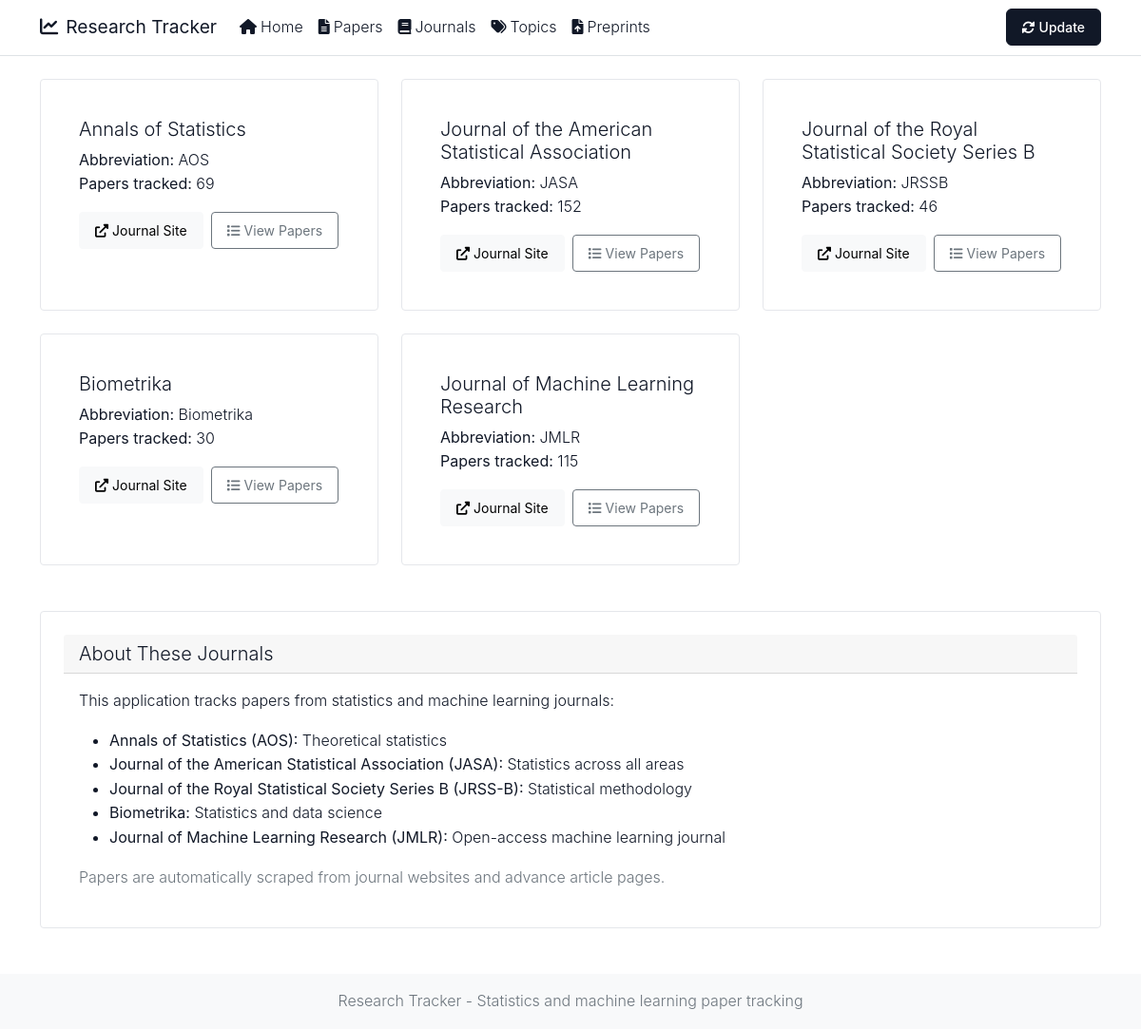
The page /journals on the database its author committed.
### app/models.py (models this page shows)
class Journal(Base):
    __tablename__ = 'journals'
    id = Column(Integer, primary_key=True, index=True)
    name = Column(String(100), unique=True, index=True)
    abbreviation = Column(String(20), unique=True)
    url = Column(String(500))
    papers_url = Column(String(500))
    papers = relationship("Paper", back_populates="journal")

### app/main.py (the view)
@app.get("/journals", response_class=HTMLResponse)
async def journals(request: Request, db: Session = Depends(get_db)):
    journals = db.query(Journal).all()
    return templates.TemplateResponse("journals.html", {
        "request": request,
        "journals": journals
    })

### templates/journals.html (shortened to what this page needs)
{% extends "base.html" %}
{% block content %}
<div class="row">
    {% for journal in journals %}
    <div class="col-md-6 col-lg-4 mb-4">
        <div class="card h-100 minimal-card">
            <div class="card-body">
                <h5 class="card-title">{{ journal.name }}</h5>
                <p class="card-text">
                    <strong>Abbreviation:</strong> {{ journal.abbreviation }}<br>
                    <strong>Papers tracked:</strong> {{ journal.papers | length }}
                </p>
                <div class="d-flex gap-2">
                    <a href="{{ journal.url }}" class="btn btn-light btn-sm" target="_blank">
                        <i class="fas fa-external-link-alt me-1"></i>Journal Site
                    </a>
                    <a href="/papers?journal={{ journal.name }}" class="btn btn-outline-secondary btn-sm">
                        <i class="fas fa-list me-1"></i>View Papers
                    </a>
                </div>
            </div>
        </div>
    </div>
    {% endfor %}
</div>
<div class="row mt-4">
    <div class="col-12">
        <div class="card minimal-card">
            <div class="card-header">
                <h5 class="mb-0">About These Journals</h5>
            </div>
            <div class="card-body">
                <p>This application tracks papers from statistics and machine learning journals:</p>
                <ul>
                    <li><strong>Annals of Statistics (AOS):</strong> Theoretical statistics</li>
                    <li><strong>Journal of the American Statistical Association (JASA):</strong> Statistics across all areas</li>
                    <li><strong>Journal of the Royal Statistical Society Series B (JRSS-B):</strong> Statistical methodology</li>
                    <li><strong>Biometrika:</strong> Statistics and data science</li>
                    <li><strong>Journal of Machine Learning Research (JMLR):</strong> Open-access machine learning journal</li>
                </ul>
                <p class="text-muted mb-0">Papers are automatically scraped from journal websites and advance article pages.</p>
            </div>
        </div>
    </div>
</div>
{% endblock %}

### static/style.css (style rules this page uses)
:root { --primary-color: #111827; --secondary-color: #111827; --accent-color: #6b7280; --success-color: #059669; --warning-color: #d97706; --light-bg: #f9fafb; --dark-text: #111827; --border-radius: 8px; --box-shadow: 0 1px 3px rgba(0,0,0,0.05); }
body { font-family: -apple-system, BlinkMacSystemFont, 'Segoe UI', Roboto, sans-serif; line-height: 1.6; color: var(--dark-text); font-weight: 300; }
h1, h2, h3, h4, h5, h6 { font-weight: 300; color: var(--dark-text); }
.card { border: 1px solid #e5e7eb; border-radius: 4px; box-shadow: none; transition: all 0.2s ease; height: 100%; }
.minimal-card { border: 1px solid #f3f4f6; box-shadow: none; background: #fafafa; }
.minimal-card { padding: 1.5rem; background: white; border: 1px solid #e5e7eb; border-radius: 4px; transition: all 0.2s ease; }
.btn { border-radius: 4px; padding: 0.5rem 1rem; font-weight: 400; transition: all 0.2s ease; font-size: 0.875rem; border-width: 1px; }

### rows shown on the page
Journal: name "Annals of Statistics", abbreviation "AOS", papers|length "69"
Journal: name "Journal of the American Statistical Association", abbreviation "JASA", papers|length "152"
Journal: name "Journal of the Royal Statistical Society Series B", abbreviation "JRSSB", papers|length "46"
Journal: name "Biometrika", abbreviation "Biometrika", papers|length "30"
Journal: name "Journal of Machine Learning Research", abbreviation "JMLR", papers|length "115"
